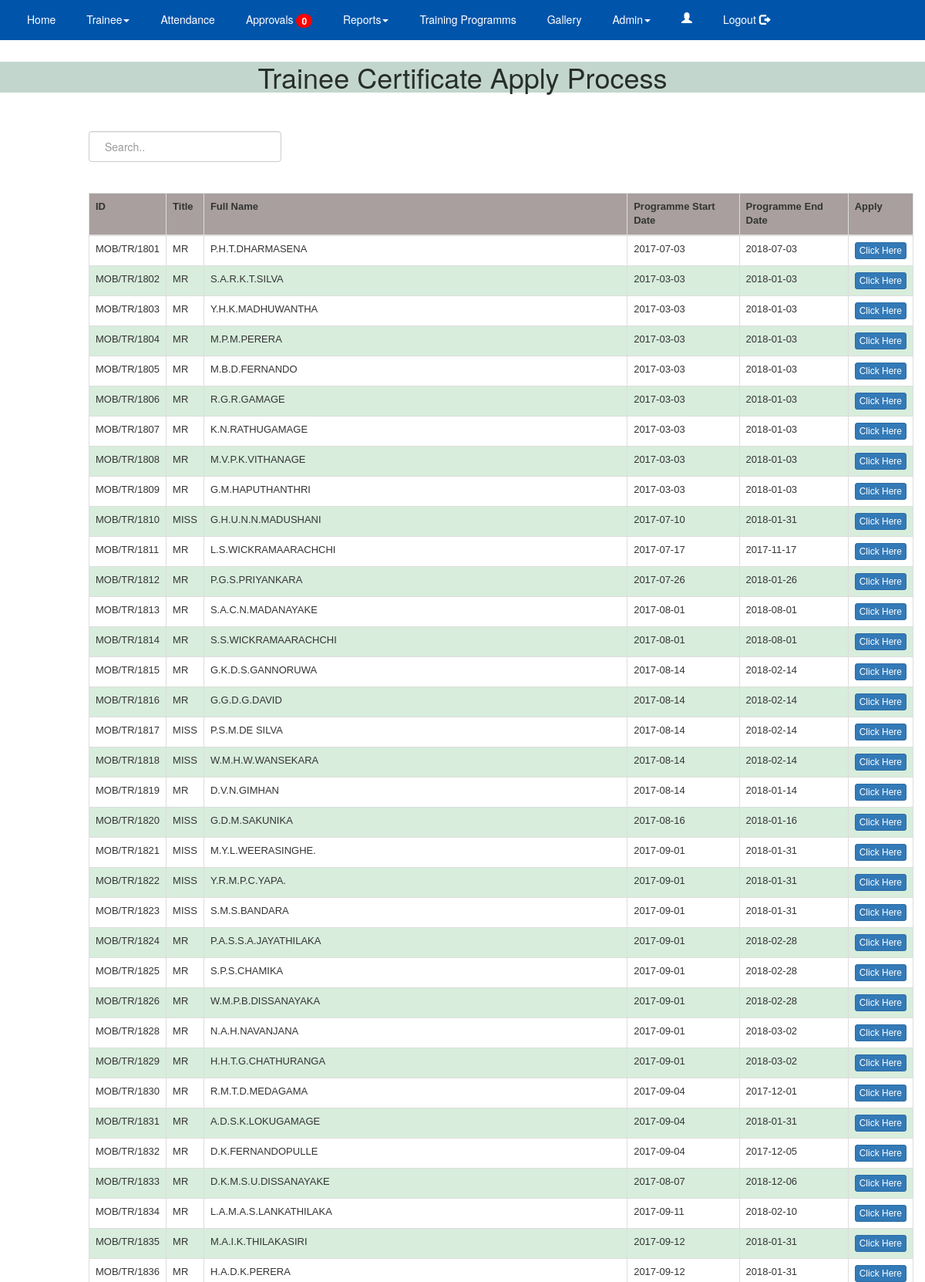
The page /applybyID.php (signed in, upper part) on the database its author committed.
### tables this page shows
CREATE TABLE IF NOT EXISTS `tbl_trainee` (
  `tblTraineeID` int(5) UNSIGNED ZEROFILL NOT NULL AUTO_INCREMENT,
  `Trainee_ID` varchar(15) DEFAULT NULL,
  `Title` varchar(5) DEFAULT NULL,
  `Full_Name` varchar(255) DEFAULT NULL,
  `Name_with_Initials` varchar(200) DEFAULT NULL,
  `NIC` varchar(12) DEFAULT NULL,
  `Age` int(2) DEFAULT '1',
  `Gender` varchar(1) DEFAULT NULL,
  `Date_of_Birth` varchar(10) DEFAULT NULL,
  `Add_Line1` varchar(100) DEFAULT NULL,
  `Add_Line2` varchar(100) DEFAULT NULL,
  `Add_Line3` varchar(100) DEFAULT NULL,
  `Temp_Add_Line1` varchar(200) DEFAULT NULL,
  `Temp_Add_Line2` varchar(100) DEFAULT NULL,
  `Temp_Add_Line3` varchar(100) DEFAULT NULL,
  `Contact_Number1` varchar(10) DEFAULT '1',
  `Contact_Number2` varchar(10) DEFAULT '1',
  `E_Mail` varchar(255) DEFAULT NULL,
  `tblTrainingInstituteID` varchar(5) DEFAULT '1',
  `programName` varchar(15) DEFAULT NULL,
  `tblCourseID` int(5) DEFAULT NULL,
  `Batch` varchar(10) DEFAULT NULL,
  `tYear` varchar(20) DEFAULT NULL,
  `Contact_Person` varchar(255) DEFAULT NULL,
  `Contact_number` varchar(10) DEFAULT NULL,
  `Relationship` varchar(50) DEFAULT NULL,
  `Address` varchar(255) DEFAULT NULL,
  `tblBankID` varchar(5) DEFAULT NULL,
  `bankBranch` varchar(200) DEFAULT NULL,
  `Name_as_Bank` varchar(255) DEFAULT NULL,
  `Bank_Account_number` varchar(255) DEFAULT NULL,
  `flag` varchar(8) NOT NULL DEFAULT 'ACTIVE',
  `job_type` varchar(15) DEFAULT 'GENERAL',
  `salary` varchar(10) DEFAULT '0.0',
  `profile_img` text,
  `cv_img` text,
  `jdate` datetime NOT NULL DEFAULT '2017-01-01 08:00:00',
  `edate` datetime NOT NULL DEFAULT '2017-06-01 08:00:00',
  `tblDivisionID` varchar(5) DEFAULT '',
  PRIMARY KEY (`tblTraineeID`)
);

### applybyID.php (the view, shortened to what this page needs)
<!DOCTYPE>
<html>
<head>
  <?php include("header.php") ?>
</head>
<body>
  <br><br><br>
  <center>
  <h1 style="background-color: #c3d6cd;
color:#272e2b; border:chocolate; border:20px">Trainee Certificate Apply Process</h1>
  </center>
  <div class="container col-md-11 col-md-offset-1 form-horizontal ">
  <br><br>
    <input id="myInput" type="text" placeholder="Search.." style="width:250px; height:40px" class="form-control">
<br><br>
      <div>
        <table class="table table-bordered " id="tblTrainee" style="font-size:13px;">
                <th>ID</th>
                <th>Title</th>
                <th>Full Name</th>
                <th>Programme Start Date</th>
                <th>Programme End Date</th>
                <th>Apply</th>
                <tbody id="myTable">
<?php
$sql = "SELECT *  FROM tbl_trainee  ";
$feed_data = $con->query($sql);
if ($feed_data->num_rows >= 1) {
  while ($row = mysqli_fetch_assoc($feed_data)) :?>
<?php
 $time3 = $row['jdate'];
 $array3 = explode(' ', $time3);
?>
<?php
 $time2 = $row['edate'];
 $array2 = explode(' ', $time2);
?>
  <tr>
      <td><?php echo  $row['Trainee_ID']; ?></td>
      <td><?php echo  $row['Title']; ?></td>
      <td><?php echo  $row['Full_Name']; ?></td>
      <td><?php echo $array3[0]; ?></td>
      <td><?php echo $array2[0]; ?></td>
      <td>
                    <a href='new1.php?id=<?php
                    echo $row["tblTraineeID"] ?>'
                    class="btn btn-primary btn-xs">Click Here</a>
                  </td>
       </tr>
   <?php
endwhile;
} ?>
</tbody>
</table>
    </div>
</body>
</html>

### applybyID.php (style rules this page uses)
table { font-family: arial, sans-serif; border-collapse: collapse; width: 100%; }
td, th { border: solid #dddddd; text-align: left; padding: 2px; }
th { border: solid #dddddd; text-align: left; padding: 2px; background-color: #a89f9e; }
tr:nth-child(even) { background-color: #d8eddc; }

### rows shown on the page
tbl_trainee: Trainee_ID "MOB/TR/1801", Title "MR", Full_Name "P.H.T.DHARMASENA", jdate "2017-07-03", edate "2018-07-03"
tbl_trainee: Trainee_ID "MOB/TR/1802", Title "MR", Full_Name "S.A.R.K.T.SILVA", jdate "2017-03-03", edate "2018-01-03"
tbl_trainee: Trainee_ID "MOB/TR/1803", Title "MR", Full_Name "Y.H.K.MADHUWANTHA", jdate "2017-03-03", edate "2018-01-03"
tbl_trainee: Trainee_ID "MOB/TR/1804", Title "MR", Full_Name "M.P.M.PERERA", jdate "2017-03-03", edate "2018-01-03"
tbl_trainee: Trainee_ID "MOB/TR/1805", Title "MR", Full_Name "M.B.D.FERNANDO", jdate "2017-03-03", edate "2018-01-03"
tbl_trainee: Trainee_ID "MOB/TR/1806", Title "MR", Full_Name "R.G.R.GAMAGE", jdate "2017-03-03", edate "2018-01-03"
tbl_trainee: Trainee_ID "MOB/TR/1807", Title "MR", Full_Name "K.N.RATHUGAMAGE", jdate "2017-03-03", edate "2018-01-03"
tbl_trainee: Trainee_ID "MOB/TR/1808", Title "MR", Full_Name "M.V.P.K.VITHANAGE", jdate "2017-03-03", edate "2018-01-03"
tbl_trainee: Trainee_ID "MOB/TR/1809", Title "MR", Full_Name "G.M.HAPUTHANTHRI", jdate "2017-03-03", edate "2018-01-03"
tbl_trainee: Trainee_ID "MOB/TR/1810", Title "MISS", Full_Name "G.H.U.N.N.MADUSHANI", jdate "2017-07-10", edate "2018-01-31"
tbl_trainee: Trainee_ID "MOB/TR/1811", Title "MR", Full_Name "L.S.WICKRAMAARACHCHI", jdate "2017-07-17", edate "2017-11-17"
tbl_trainee: Trainee_ID "MOB/TR/1812", Title "MR", Full_Name "P.G.S.PRIYANKARA", jdate "2017-07-26", edate "2018-01-26"
tbl_trainee: Trainee_ID "MOB/TR/1813", Title "MR", Full_Name "S.A.C.N.MADANAYAKE", jdate "2017-08-01", edate "2018-08-01"
tbl_trainee: Trainee_ID "MOB/TR/1814", Title "MR", Full_Name "S.S.WICKRAMAARACHCHI", jdate "2017-08-01", edate "2018-08-01"
tbl_trainee: Trainee_ID "MOB/TR/1815", Title "MR", Full_Name "G.K.D.S.GANNORUWA", jdate "2017-08-14", edate "2018-02-14"
tbl_trainee: Trainee_ID "MOB/TR/1816", Title "MR", Full_Name "G.G.D.G.DAVID", jdate "2017-08-14", edate "2018-02-14"
tbl_trainee: Trainee_ID "MOB/TR/1817", Title "MISS", Full_Name "P.S.M.DE SILVA", jdate "2017-08-14", edate "2018-02-14"
tbl_trainee: Trainee_ID "MOB/TR/1818", Title "MISS", Full_Name "W.M.H.W.WANSEKARA", jdate "2017-08-14", edate "2018-02-14"
tbl_trainee: Trainee_ID "MOB/TR/1819", Title "MR", Full_Name "D.V.N.GIMHAN", jdate "2017-08-14", edate "2018-01-14"
tbl_trainee: Trainee_ID "MOB/TR/1820", Title "MISS", Full_Name "G.D.M.SAKUNIKA", jdate "2017-08-16", edate "2018-01-16"
tbl_trainee: Trainee_ID "MOB/TR/1821", Title "MISS", Full_Name "M.Y.L.WEERASINGHE.", jdate "2017-09-01", edate "2018-01-31"
tbl_trainee: Trainee_ID "MOB/TR/1822", Title "MISS", Full_Name "Y.R.M.P.C.YAPA.", jdate "2017-09-01", edate "2018-01-31"
tbl_trainee: Trainee_ID "MOB/TR/1823", Title "MISS", Full_Name "S.M.S.BANDARA", jdate "2017-09-01", edate "2018-01-31"
tbl_trainee: Trainee_ID "MOB/TR/1824", Title "MR", Full_Name "P.A.S.S.A.JAYATHILAKA", jdate "2017-09-01", edate "2018-02-28"
tbl_trainee: Trainee_ID "MOB/TR/1825", Title "MR", Full_Name "S.P.S.CHAMIKA", jdate "2017-09-01", edate "2018-02-28"
tbl_trainee: Trainee_ID "MOB/TR/1826", Title "MR", Full_Name "W.M.P.B.DISSANAYAKA", jdate "2017-09-01", edate "2018-02-28"
tbl_trainee: Trainee_ID "MOB/TR/1828", Title "MR", Full_Name "N.A.H.NAVANJANA", jdate "2017-09-01", edate "2018-03-02"
tbl_trainee: Trainee_ID "MOB/TR/1829", Title "MR", Full_Name "H.H.T.G.CHATHURANGA", jdate "2017-09-01", edate "2018-03-02"
tbl_trainee: Trainee_ID "MOB/TR/1830", Title "MR", Full_Name "R.M.T.D.MEDAGAMA", jdate "2017-09-04", edate "2017-12-01"
tbl_trainee: Trainee_ID "MOB/TR/1831", Title "MR", Full_Name "A.D.S.K.LOKUGAMAGE", jdate "2017-09-04", edate "2018-01-31"
tbl_trainee: Trainee_ID "MOB/TR/1832", Title "MR", Full_Name "D.K.FERNANDOPULLE", jdate "2017-09-04", edate "2017-12-05"
tbl_trainee: Trainee_ID "MOB/TR/1833", Title "MR", Full_Name "D.K.M.S.U.DISSANAYAKE", jdate "2017-08-07", edate "2018-12-06"
tbl_trainee: Trainee_ID "MOB/TR/1834", Title "MR", Full_Name "L.A.M.A.S.LANKATHILAKA", jdate "2017-09-11", edate "2018-02-10"
tbl_trainee: Trainee_ID "MOB/TR/1835", Title "MR", Full_Name "M.A.I.K.THILAKASIRI", jdate "2017-09-12", edate "2018-01-31"
tbl_trainee: Trainee_ID "MOB/TR/1836", Title "MR", Full_Name "H.A.D.K.PERERA", jdate "2017-09-12", edate "2018-01-31"

### other values the page prints
$count "0"
